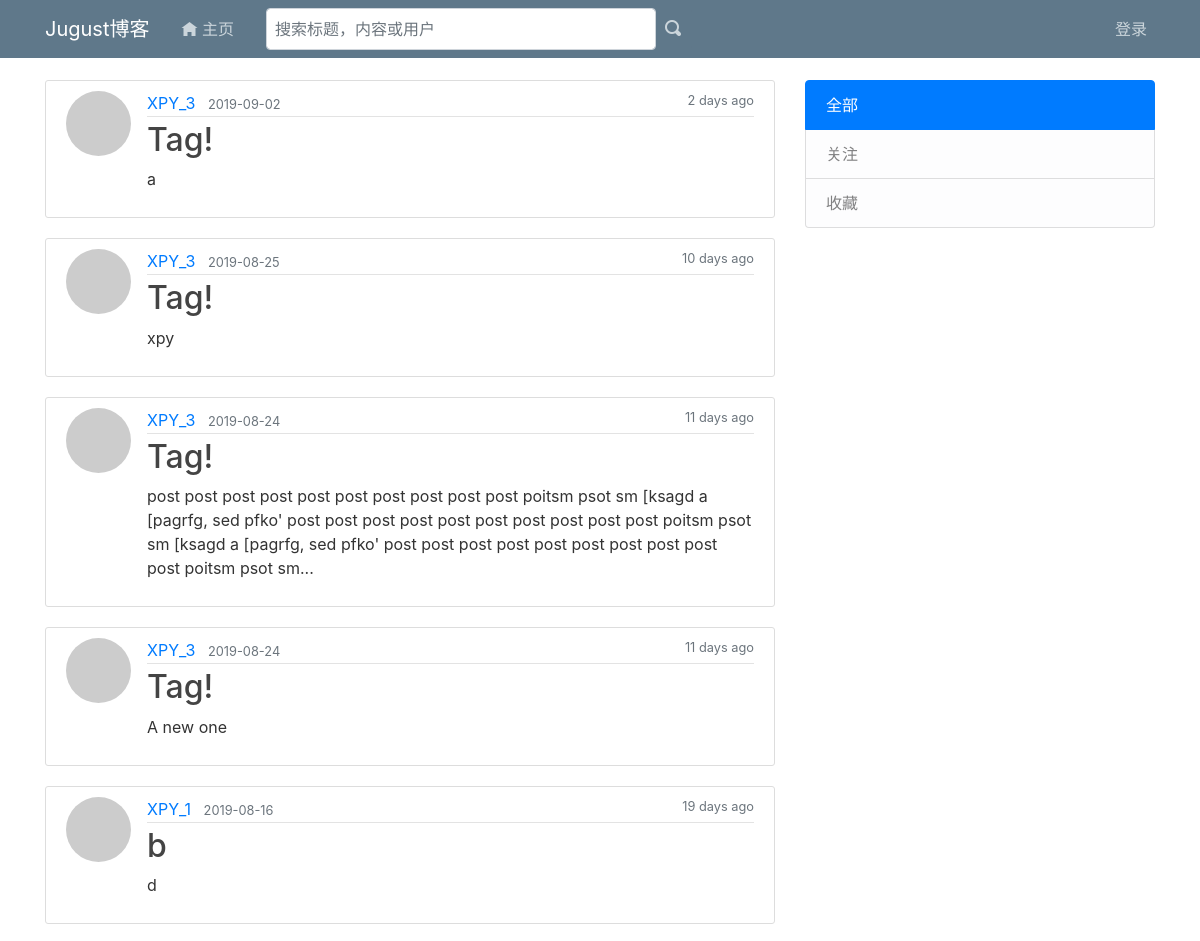
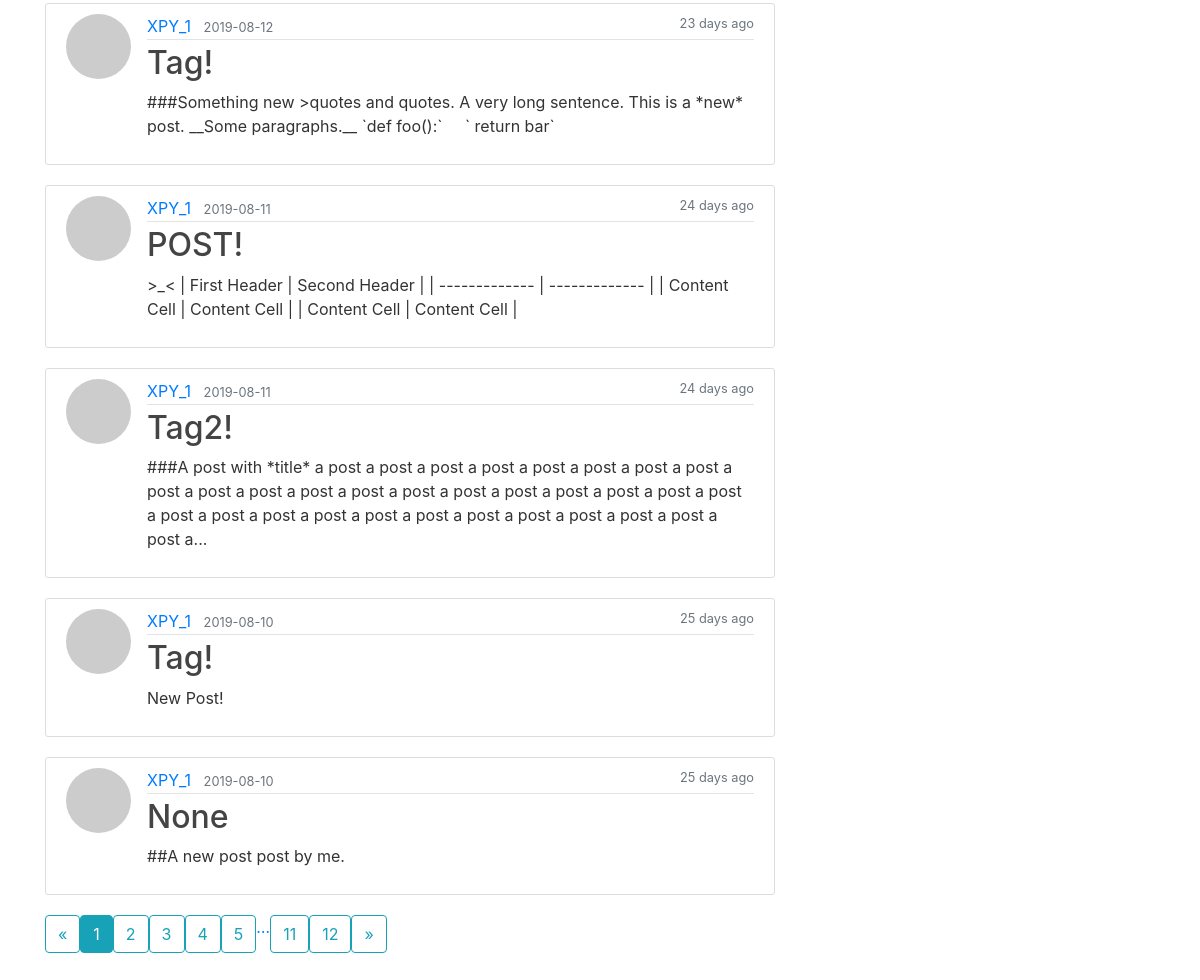
The page / on the database its author committed (2 pictures, top to bottom).
### app/models/__init__.py (models this page shows, shortened)
@whooshee.register_model('title', 'body')
class Post(db.Model):
	__tablename__ = 'posts'
	id = db.Column(db.Integer, primary_key=True)
	title = db.Column(db.Text)
	body = db.Column(db.Text)
	body_html = db.Column(db.Text)
	timestamp = db.Column(db.DateTime, index=True, default=datetime.utcnow)
	author_id = db.Column(db.Integer, db.ForeignKey('users.id'))
	comments = db.relationship('Comment', backref='post', lazy='dynamic')
	collectors = db.relationship('Collect', back_populates='collected', cascade='all')

@whooshee.register_model('username', 'name')
class User(UserMixin, AuthMixin, FollowMixin, CollectMixin, ProfileMixin):
	__tablename__ = 'users'
	id = db.Column(db.Integer, primary_key = True)
	email = db.Column(db.String(64), unique=True, index=True)
	username = db.Column(db.String(64), unique=True, index=True)
	role_id = db.Column(db.Integer, db.ForeignKey('roles.id'))
	password_hash = db.Column(db.String(128))
	confirmed = db.Column(db.Boolean, default=False)
	avatar_hash = db.Column(db.String(32))
	posts = db.relationship('Post', backref='author', lazy='dynamic')
	comments = db.relationship('Comment', backref='author', lazy='dynamic')
	notifications = db.relationship('Notification', back_populates='receiver', cascade='all')
	def gravatar(self, size=100, default='identicon', rating='g'):
		url = 'https://secure.gravatar.com/avatar'
		hash = self.avatar_hash or self.gravatar_hash()
		return '{url}/{hash}?s={size}&d={default}&r={rating}'.format(
			url=url, hash=hash, size=size, default=default, rating=rating)

### app/main/views.py (the view)
@main.route('/', methods=['GET', 'POST'])
def index():
	page = request.args.get('page', 1, type=int)
	show_what = ''
	if current_user.is_authenticated:
		show_what = request.cookies.get('show_what', '')
	if show_what == 'show_followed':
		query = current_user.followed_posts
	elif show_what == 'show_collected':
		query = current_user.collected_posts
	else:
		query = Post.query
	pagination = query.order_by(Post.timestamp.desc()).paginate(
		page, per_page=current_app.config['JUGUST_POSTS_PER_PAGE'],
		error_out=False)
	posts = pagination.items
	return render_template('index.html',  posts=posts,
								 show_what=show_what, pagination=pagination)

### app/auth/views.py (called while the page is built)
@auth.before_app_request
def before_request():
	if current_user.is_authenticated:
		current_user.ping()
		if (not current_user.confirmed
				and request.endpoint
				and request.blueprint != 'auth'
				and request.endpoint != 'static'):
			return redirect(url_for('auth.unconfirmed'))

### app/main/__init__.py (called while the page is built)
@main.app_context_processor
def inject_permissions():
	return dict(Permission=Permission)

@main.app_context_processor
def make_template_context():
	if current_user.is_authenticated:
		notification_count = Notification.query.with_parent(current_user).filter_by(is_read=False).count()
	else:
		notification_count = None
	return dict(notification_count=notification_count)

### app/models/__init__.py (called while the page is built)
	def can(self, permissions):
		return False

### app/templates/index.html (shortened to what this page needs)
{% extends "base.html" %}
{% import "bootstrap/wtf.html" as wtf %}
{% import "_macros.html" as macros %}
{% block page_content %}
	{% include '/posts/_posts.html' %}
{% if pagination %}
<div class="pagination">
	{{ macros.pagination_widget(pagination, '.index') }}
</div>
{% endif %}
{% endblock %}
{% block main_right_bar %}
<div class="col-md-4">
    <div class="rightbar_fixed">
              <ul class="list-group" id="right-navbar">
						<a class="list-group-item list-group-item-light {% if show_what=='' %}active {% endif %}" href="{{ url_for('main.show_all') }}">全部</a>
						<a class="list-group-item list-group-item-light {% if show_what=='show_followed' %}active {% endif %}" href="{{ url_for('main.show_followed') }}">关注</a>
                	   <a class="list-group-item list-group-item-light  {% if show_what=='show_collected' %}active {% endif %}"  href="{{ url_for('main.show_collected') }}">收藏</a>
              </ul>
    </div>
</div>
{% endblock main_right_bar %}

### app/templates/posts/_posts.html
	{% for post in posts %}
	<article class="media content-section">
		<a href="{{ url_for('users.user', username=post.author.username) }}">
				<img class="rounded-circle article-img" src="{{ post.author.gravatar(size=40) }}">
		</a>
		<div class="media-body">
			<div class="article-metadata">
				<a class="mr-2"  href="{{ url_for('users.user', username=post.author.username) }}">{{post.author.username }}</a>
				<small class="text-muted">{{ post.timestamp.strftime('%Y-%m-%d') }}</small>
				<small class="text-muted post-date">{{ moment(post.timestamp).fromNow() }}</small>
			</div>
			<h2><a class="article-title" href="{{url_for('posts.show_post', id=post.id) }}">{{ post.title }}</a></h2>
			<p class="article-content">{{ post.body | striptags | truncate }}</p>
		</div>
	</article>
	{% endfor %}

### app/static/main.css (style rules this page uses)
body { background: : #fafafa; color:#333333; margin-top:5rem; }
h1, h2, h3, h4, h5, h6 { color:#444444; }
.content-section { background: #ffffff; padding: 10px 20px; border: 1px solid #dddddd; border-radius: 3px; margin-bottom: 20px; }
.rightbar_fixed { position: fixed; width:350px; }
.article-title { color: #444444; }
.article-content { white-space: pre-line; }
.article-img { height: 65px; width: 65px; margin-right: 16px; }
.article-metadata { padding-bottom: 1px; margin-bottom: 4px; border-bottom: 1px solid #e3e3e3 }
.post-date { float: right; }
div.pagination { width: 100%; text-align: right; padding: 0px; margin: 0px; }

### rows shown on the page
Post: author.username "XPY_3", timestamp "2019-09-02", timestamp "2 days ago", title "Tag!", body "a"
Post: author.username "XPY_3", timestamp "2019-08-25", timestamp "10 days ago", title "Tag!", body "xpy"
Post: author.username "XPY_3", timestamp "2019-08-24", timestamp "11 days ago", title "Tag!", body "post post post post post post post post post post poitsm psot sm [ksagd a [pagrfg, sed pfko' post post post post post post post post post post poitsm psot sm [ksagd a [pagrfg, sed pfko' post post post post post post post post post post poitsm psot sm..."
Post: author.username "XPY_3", timestamp "2019-08-24", timestamp "11 days ago", title "Tag!", body "A new one"
Post: author.username "XPY_1", timestamp "2019-08-16", timestamp "19 days ago", title "b", body "d"
Post: author.username "XPY_1", timestamp "2019-08-12", timestamp "23 days ago", title "Tag!", body "###Something new >quotes and quotes. A very long sentence. This is a *new* post. __Some paragraphs.__ `def foo():` ` return bar`"
Post: author.username "XPY_1", timestamp "2019-08-11", timestamp "24 days ago", title "POST!", body ">_< | First Header | Second Header | | ------------- | ------------- | | Content Cell | Content Cell | | Content Cell | Content Cell |"
Post: author.username "XPY_1", timestamp "2019-08-11", timestamp "24 days ago", title "Tag2!", body "###A post with *title* a post a post a post a post a post a post a post a post a post a post a post a post a post a post a post a post a post a post a post a post a post a post a post a post a post a post a post a post a post a post a post a post a..."
Post: author.username "XPY_1", timestamp "2019-08-10", timestamp "25 days ago", title "Tag!", body "New Post!"
Post: author.username "XPY_1", timestamp "2019-08-10", timestamp "25 days ago", title "None", body "##A new post post by me."

### other values the page prints
{{ p }} "1"
{{ p }} "2" "3" "4" "5" "11" "12"
